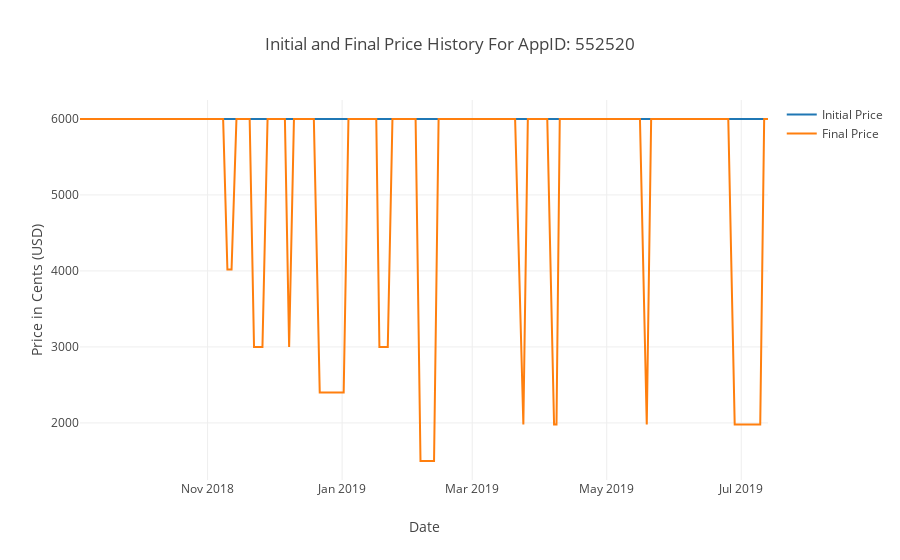

Source (notebook cell):
### Code cell
# https://plot.ly/python/line-charts/

data = [
    Scatter(
        x=price_hist_df['date'],
        y=price_hist_df['initial'],
        mode = 'lines',
        name = 'Initial Price'
    ),
    Scatter(
        x=price_hist_df['date'],
        y=price_hist_df['final'],
        mode = 'lines',
        name = 'Final Price'
    ),
]

layout = Layout(
        title='Initial and Final Price History For AppID: ' + str(price_hist_df['appid'].unique()[0]),
        xaxis=dict(
            title='Date'
        ),
        yaxis=dict(
            title='Price in Cents (USD)'
        )
    )

fig = Figure(data=data, layout=layout)

iplot(fig)

### Figure 1 — Plotly figure (JSON) as saved in the notebook; plotly's stock layout.template omitted (floating-point values rounded to 4 significant figures; data arrays with more than 128 entries replaced by an {"elided": "..."} marker saying what was removed)
{"data": [{"mode": "lines", "name": "Initial Price", "type": "scatter", "uid": "b54caf05-b007-460c-b2a8-878969ce239f", "x": {"elided": "139 str values"}, "y": {"elided": "139 int values"}}, {"mode": "lines", "name": "Final Price", "type": "scatter", "uid": "cefa7fcf-1315-4c61-90f8-f8481ad543cf", "x": {"elided": "139 str values"}, "y": {"elided": "139 int values"}}], "layout": {"title": {"text": "Initial and Final Price History For AppID: 552520"}, "xaxis": {"title": {"text": "Date"}}, "yaxis": {"title": {"text": "Price in Cents (USD)"}}}}
